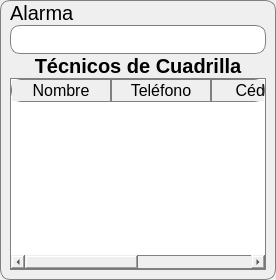
              <widget class="QFrame" name="frame_9">
               <property name="styleSheet">
                <string notr="true"> border: 1px solid gray;
    border-radius: 10px;


     background: qlineargradient(x1: 0, y1: 0, x2: 0, y2: 1,
                                 stop: 0 #E1E1E1, stop: 0.4 #DDDDDD,
                                 stop: 0.5 #D8D8D8, stop: 1.0 #D3D3D3);</string>
               </property>
               <property name="frameShape">
                <enum>QFrame::StyledPanel</enum>
               </property>
               <property name="frameShadow">
                <enum>QFrame::Raised</enum>
               </property>
               <layout class="QVBoxLayout" name="verticalLayout_5">
                <property name="spacing">
                 <number>0</number>
                </property>
                <property name="leftMargin">
                 <number>9</number>
                </property>
                <property name="topMargin">
                 <number>0</number>
                </property>
                <property name="rightMargin">
                 <number>9</number>
                </property>
                <property name="bottomMargin">
                 <number>9</number>
                </property>
                <item>
                 <widget class="QLabel" name="label_23">
                  <property name="font">
                   <font>
                    <family>Arial</family>
                    <pointsize>15</pointsize>
                   </font>
                  </property>
                  <property name="styleSheet">
                   <string notr="true">background-color: rgba(0, 0, 0, 0);
border:0px;</string>
                  </property>
                  <property name="text">
                   <string>Alarma</string>
                  </property>
                  <property name="alignment">
                   <set>Qt::AlignLeading|Qt::AlignLeft|Qt::AlignVCenter</set>
                  </property>
                 </widget>
                </item>
                <item>
                 <widget class="QLineEdit" name="txt_Alarma">
                  <property name="sizePolicy">
                   <sizepolicy hsizetype="Preferred" vsizetype="Fixed">
                    <horstretch>0</horstretch>
                    <verstretch>0</verstretch>
                   </sizepolicy>
                  </property>
                  <property name="minimumSize">
                   <size>
                    <width>102</width>
                    <height>0</height>
                   </size>
                  </property>
                  <property name="font">
                   <font>
                    <family>Arial</family>
                    <pointsize>14</pointsize>
                   </font>
                  </property>
                  <property name="focusPolicy">
                   <enum>Qt::StrongFocus</enum>
                  </property>
                  <property name="styleSheet">
                   <string notr="true">QLineEdit{
 border: 1px solid gray;
    border-radius: 10px;
    padding: 1px 1px 1px 3px;
    min-width: 6em;


     background: qlineargradient(x1: 0, y1: 0, x2: 0, y2: 1,
                                 stop: 0 #E1E1E1, stop: 0.4 #DDDDDD,
                                 stop: 0.5 #D8D8D8, stop: 1.0 #D3D3D3);
}
QLineEdit::enabled{
background-color:rgba(255, 255, 255, 255);
}
QLineEdit::disabled{
background-color:rgba(255, 255, 255, 255);
background: qlineargradient(x1: 0, y1: 0, x2: 0, y2: 1,
                                 stop: 0 #E1E1E1, stop: 0.4 #DDDDDD,
                                 stop: 0.5 #D8D8D8, stop: 1.0 #D3D3D3);
}</string>
                  </property>
                  <property name="inputMask">
                   <string/>
                  </property>
                  <property name="text">
                   <string/>
                  </property>
                 </widget>
                </item>
                <item>
                 <widget class="QLabel" name="label_22">
                  <property name="font">
                   <font>
                    <family>Arial</family>
                    <pointsize>15</pointsize>
                    <bold>true</bold>
                   </font>
                  </property>
                  <property name="styleSheet">
                   <string notr="true">background-color: rgba(0, 0, 0, 0);
border:0px;</string>
                  </property>
                  <property name="text">
                   <string>Técnicos de Cuadrilla</string>
                  </property>
                  <property name="alignment">
                   <set>Qt::AlignCenter</set>
                  </property>
                 </widget>
                </item>
                <item>
                 <widget class="QTableWidget" name="table_TecnicosCuadrilla">
                  <property name="sizePolicy">
                   <sizepolicy hsizetype="Preferred" vsizetype="Preferred">
                    <horstretch>0</horstretch>
                    <verstretch>0</verstretch>
                   </sizepolicy>
                  </property>
                  <property name="font">
                   <font>
                    <family>Arial</family>
                    <pointsize>10</pointsize>
                    <fontweight>Medium</fontweight>
                   </font>
                  </property>
                  <property name="autoFillBackground">
                   <bool>true</bool>
                  </property>
                  <property name="styleSheet">
                   <string notr="true">QHeaderView:section
{
background-color: qlineargradient(x1: 0, y1: 0, x2: 0, y2: 1,
                                 stop: 0 #E1E1E1, stop: 0.4 #DDDDDD,
                                 stop: 0.5 #D8D8D8, stop: 1.0 #D3D3D3);
border:0px;
border-right:2px solid gray;

}
QTableWidget{
background-color: rgba(255, 255, 255, 255);
border-radius:0px;
}</string>
                  </property>
                  <property name="frameShape">
                   <enum>QFrame::NoFrame</enum>
                  </property>
                  <property name="lineWidth">
                   <number>2</number>
                  </property>
                  <property name="midLineWidth">
                   <number>0</number>
                  </property>
                  <property name="alternatingRowColors">
                   <bool>false</bool>
                  </property>
                  <property name="gridStyle">
                   <enum>Qt::SolidLine</enum>
                  </property>
                  <property name="sortingEnabled">
                   <bool>false</bool>
                  </property>
                  <attribute name="horizontalHeaderVisible">
                   <bool>true</bool>
                  </attribute>
                  <attribute name="horizontalHeaderHighlightSections">
                   <bool>false</bool>
                  </attribute>
                  <attribute name="horizontalHeaderShowSortIndicator" stdset="0">
                   <bool>false</bool>
                  </attribute>
                  <attribute name="verticalHeaderVisible">
                   <bool>false</bool>
                  </attribute>
                  <attribute name="verticalHeaderHighlightSections">
                   <bool>false</bool>
                  </attribute>
                  <column>
                   <property name="text">
                    <string>Nombre</string>
                   </property>
                   <property name="font">
                    <font>
                     <family>Arial</family>
                     <pointsize>12</pointsize>
                     <stylestrategy>PreferDefault</stylestrategy>
                     <fontweight>Medium</fontweight>
                    </font>
                   </property>
                   <property name="background">
                    <color>
                     <red>217</red>
                     <green>225</green>
                     <blue>243</blue>
                    </color>
                   </property>
                   <property name="foreground">
                    <brush brushstyle="SolidPattern">
                     <color alpha="255">
                      <red>0</red>
                      <green>0</green>
                      <blue>0</blue>
                     </color>
                    </brush>
                   </property>
                   <property name="icon">
                    <iconset resource="resources.qrc">
                     <normaloff>:/featherIcons/featherIcons/users.svg</normaloff>:/featherIcons/featherIcons/users.svg</iconset>
                   </property>
                  </column>
                  <column>
                   <property name="text">
                    <string>Teléfono</string>
                   </property>
                   <property name="font">
                    <font>
                     <family>Arial</family>
                     <pointsize>12</pointsize>
                    </font>
                   </property>
                   <property name="background">
                    <color>
                     <red>217</red>
                     <green>225</green>
                     <blue>243</blue>
                    </color>
                   </property>
                   <property name="icon">
                    <iconset>
                     <normaloff>:/Icons/ResourcesFolder/featherIcons/unlock.svg</normaloff>:/Icons/ResourcesFolder/featherIcons/unlock.svg</iconset>
                   </property>
                  </column>
                  <column>
                   <property name="text">
                    <string>Cédula</string>
                   </property>
                   <property name="font">
                    <font>
                     <family>Arial</family>
                     <pointsize>12</pointsize>
                     <bold>false</bold>
                    </font>
                   </property>
                   <property name="background">
                    <color>
                     <red>255</red>
                     <green>255</green>
                     <blue>255</blue>
                    </color>
                   </property>
                   <property name="icon">
                    <iconset>
                     <normaloff>:/Icons/ResourcesFolder/featherIcons/briefcase.svg</normaloff>:/Icons/ResourcesFolder/featherIcons/briefcase.svg</iconset>
                   </property>
                  </column>
                  <column>
                   <property name="text">
                    <string>Correo</string>
                   </property>
                   <property name="font">
                    <font>
                     <family>Arial</family>
                     <pointsize>12</pointsize>
                     <bold>false</bold>
                    </font>
                   </property>
                   <property name="background">
                    <color>
                     <red>217</red>
                     <green>225</green>
                     <blue>243</blue>
                    </color>
                   </property>
                   <property name="foreground">
                    <brush brushstyle="SolidPattern">
                     <color alpha="255">
                      <red>0</red>
                      <green>0</green>
                      <blue>0</blue>
                     </color>
                    </brush>
                   </property>
                   <property name="icon">
                    <iconset>
                     <normaloff>:/Icons/ResourcesFolder/featherIcons/at-sign.svg</normaloff>:/Icons/ResourcesFolder/featherIcons/at-sign.svg</iconset>
                   </property>
                  </column>
                 </widget>
                </item>
               </layout>
              </widget>
